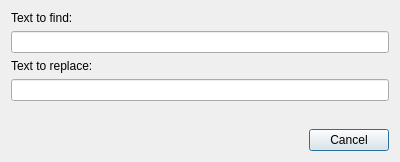
<?xml version="1.0" encoding="UTF-8"?>
<ui version="4.0">
 <class>ReplaceDialog</class>
 <widget class="QDialog" name="ReplaceDialog">
  <property name="geometry">
   <rect>
    <x>0</x>
    <y>0</y>
    <width>400</width>
    <height>162</height>
   </rect>
  </property>
  <property name="windowTitle">
   <string>Dialog</string>
  </property>
  <layout class="QVBoxLayout" name="verticalLayout">
   <item>
    <widget class="QLabel" name="labelFind">
     <property name="text">
      <string>Text to find:</string>
     </property>
    </widget>
   </item>
   <item>
    <widget class="QLineEdit" name="txtFind"/>
   </item>
   <item>
    <widget class="QLabel" name="labelReplace">
     <property name="text">
      <string>Text to replace:</string>
     </property>
    </widget>
   </item>
   <item>
    <widget class="QLineEdit" name="txtReplace"/>
   </item>
   <item>
    <spacer name="verticalSpacer">
     <property name="orientation">
      <enum>Qt::Vertical</enum>
     </property>
     <property name="sizeHint" stdset="0">
      <size>
       <width>20</width>
       <height>40</height>
      </size>
     </property>
    </spacer>
   </item>
   <item>
    <widget class="QDialogButtonBox" name="buttonBox">
     <property name="orientation">
      <enum>Qt::Horizontal</enum>
     </property>
     <property name="standardButtons">
      <set>QDialogButtonBox::Cancel</set>
     </property>
    </widget>
   </item>
  </layout>
 </widget>
 <resources/>
 <connections>
  <connection>
   <sender>buttonBox</sender>
   <signal>accepted()</signal>
   <receiver>ReplaceDialog</receiver>
   <slot>accept()</slot>
   <hints>
    <hint type="sourcelabel">
     <x>248</x>
     <y>254</y>
    </hint>
    <hint type="destinationlabel">
     <x>157</x>
     <y>274</y>
    </hint>
   </hints>
  </connection>
  <connection>
   <sender>buttonBox</sender>
   <signal>rejected()</signal>
   <receiver>ReplaceDialog</receiver>
   <slot>reject()</slot>
   <hints>
    <hint type="sourcelabel">
     <x>316</x>
     <y>260</y>
    </hint>
    <hint type="destinationlabel">
     <x>286</x>
     <y>274</y>
    </hint>
   </hints>
  </connection>
 </connections>
</ui>
